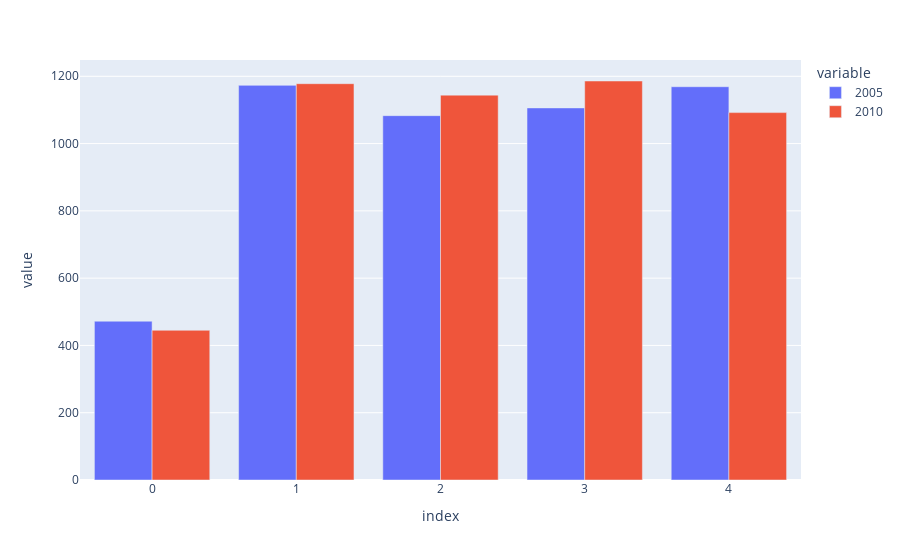

Write notebook code for a chart like this one.
### Code cell
plt = px.bar(dF, barmode='group')
plt.show()

### Figure 1 — Plotly figure (JSON) as saved in the notebook; plotly's stock layout.template omitted (floating-point values rounded to 4 significant figures)
{"data": [{"alignmentgroup": "True", "hovertemplate": "variable=2005<br>index=%{x}<br>value=%{y}<extra></extra>", "legendgroup": "2005", "marker": {"color": "#636efa", "pattern": {"shape": ""}}, "name": "2005", "offsetgroup": "2005", "orientation": "v", "showlegend": true, "textposition": "auto", "type": "bar", "x": [0, 1, 2, 3, 4], "xaxis": "x", "y": [472, 1173, 1083, 1106, 1169], "yaxis": "y"}, {"alignmentgroup": "True", "hovertemplate": "variable=2010<br>index=%{x}<br>value=%{y}<extra></extra>", "legendgroup": "2010", "marker": {"color": "#EF553B", "pattern": {"shape": ""}}, "name": "2010", "offsetgroup": "2010", "orientation": "v", "showlegend": true, "textposition": "auto", "type": "bar", "x": [0, 1, 2, 3, 4], "xaxis": "x", "y": [445, 1178, 1144, 1186, 1092], "yaxis": "y"}], "layout": {"barmode": "group", "legend": {"title": {"text": "variable"}, "tracegroupgap": 0}, "margin": {"t": 60}, "xaxis": {"anchor": "y", "domain": [0, 1], "title": {"text": "index"}}, "yaxis": {"anchor": "x", "domain": [0, 1], "title": {"text": "value"}}}}
